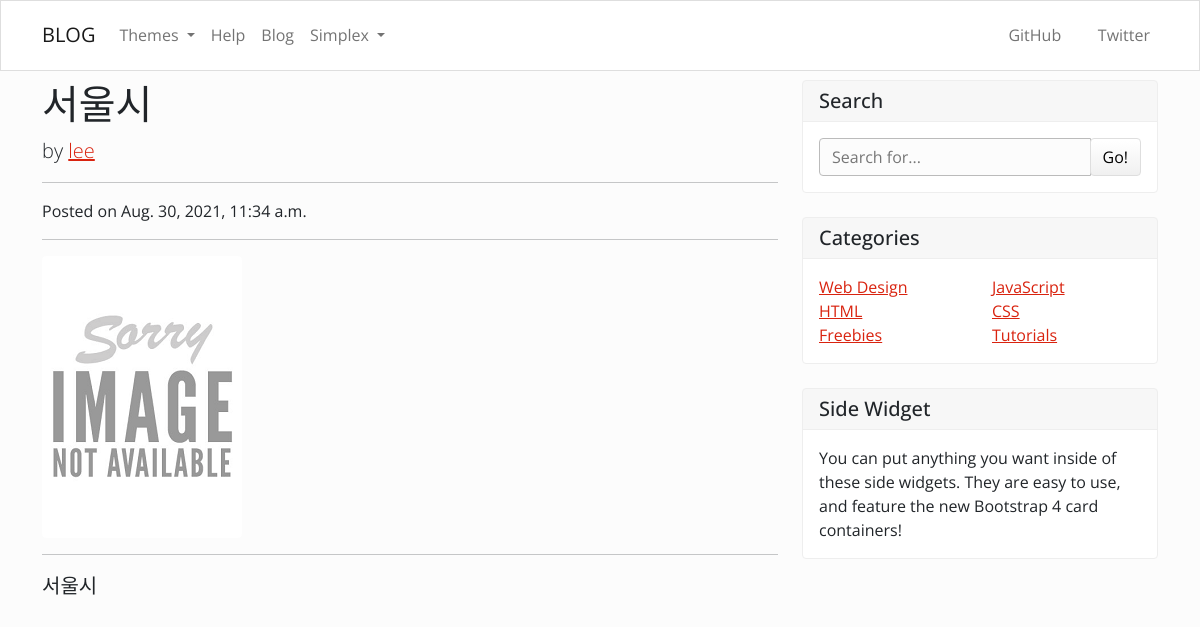
Page /blog/2 on the committed database.
### blog/models.py (models this page shows, shortened)
class Post(models.Model):
    title = models.CharField(max_length=100) #제목
    content = models.TextField() #본문
    head_image = models.ImageField(upload_to='blog/%Y/%m/%d', blank=True) #첨부이미지
    created = models.DateTimeField(blank=True) #글쓴시점
    author = models.ForeignKey(User, models.CASCADE) #글쓴이

### blog/views.py (the view)
# urls.py: path('<int:pk>', views.PostDetail.as_view(), name='detail'),
class PostDetail(DetailView):
    model = Post

### blog/templates/blog/post_detail.html (shortened to what this page needs)
<!DOCTYPE html>
<html lang="en">
<head>
    {% load static %}
    <link rel="stylesheet" href="{% static 'blog/css/bootstrap.css' %}">
    <link rel="stylesheet" href="{% static 'blog/css/custom.min.css' %}">
    <link rel="stylesheet" href="{% static 'blog/css/font-awesome.min.css' %}">
    <link rel="stylesheet" href="{% static 'blog/css/prism-okaidia.css' %}">
    <link href="{% static 'blog/css/blog-home.css' %}" rel="stylesheet">
</head>
<body>
<div class="navbar navbar-expand-lg fixed-top navbar-light bg-light">
    <div class="container">
        <a href="/blog" class="navbar-brand">BLOG</a>
        <div class="collapse navbar-collapse" id="navbarResponsive">
          <ul class="navbar-nav">
            <li class="nav-item dropdown">
              <a class="nav-link dropdown-toggle" data-bs-toggle="dropdown" href="/blog" id="themes">Themes </a>
            </li>
            <li class="nav-item">
              <a class="nav-link" href="../help/">Help</a>
            </li>
            <li class="nav-item">
              <a class="nav-link" href="/blog">Blog</a>
            </li>
            <li class="nav-item dropdown">
              <a class="nav-link dropdown-toggle" data-bs-toggle="dropdown" href="#" id="download">Simplex </a>
            </li>
          </ul>
          <ul class="navbar-nav ms-md-auto">
            <li class="nav-item">
              <a target="_blank" rel="noopener" class="nav-link" href="https://github.com/thomaspark/bootswatch/"><i class="fa fa-github"></i> GitHub</a>
            </li>
            <li class="nav-item">
              <a target="_blank" rel="noopener" class="nav-link" href="https://twitter.com/bootswatch"><i class="fa fa-twitter"></i> Twitter</a>
            </li>
          </ul>
        </div>
    </div>
</div>
  <div class="container">
    <div class="row">
      <div class="col-lg-8">
        <h1 class="mt-4">{{object.title}}</h1>
        <p class="lead">
          by
          <a href="#">{{object.author}}</a>
        </p>
        <hr>
        <p>Posted on {{object.created}}</p>
        <hr>
        {% if object.head_image %}
            <img class="img-fluid rounded" src="{{object.head_image.url}}" alt="">
        {% else %}
            <img class="img-fluid rounded" src="{% static 'blog/img/noImg.png' %}" alt="">
        {% endif %}
        <hr>
          <p class="lead">{{object.content}}</p>
      </div>
      <div class="col-md-4">
        <div class="card my-4">
          <h5 class="card-header">Search</h5>
          <div class="card-body">
            <div class="input-group">
              <input type="text" class="form-control" placeholder="Search for...">
              <span class="input-group-append">
                <button class="btn btn-secondary" type="button">Go!</button>
              </span>
            </div>
          </div>
        </div>
        <div class="card my-4">
          <h5 class="card-header">Categories</h5>
          <div class="card-body">
            <div class="row">
              <div class="col-lg-6">
                <ul class="list-unstyled mb-0">
                  <li>
                    <a href="#">Web Design</a>
                  </li>
                  <li>
                    <a href="#">HTML</a>
                  </li>
                  <li>
                    <a href="#">Freebies</a>
                  </li>
                </ul>
              </div>
              <div class="col-lg-6">
                <ul class="list-unstyled mb-0">
                  <li>
                    <a href="#">JavaScript</a>
                  </li>
                  <li>
                    <a href="#">CSS</a>
                  </li>
                  <li>
                    <a href="#">Tutorials</a>
                  </li>
                </ul>
              </div>
            </div>
          </div>
        </div>
        <div class="card my-4">
          <h5 class="card-header">Side Widget</h5>
          <div class="card-body">
            You can put anything you want inside of these side widgets. They are easy to use, and feature the new Bootstrap 4 card containers!
          </div>
        </div>
      </div>
    </div>
  </div>
</body>
</html>

### blog/static/blog/css/blog-home.css (style rules this page uses)
body { padding-top: 56px; }

### rows in the picture
Post: title "서울시", author "lee", created "Aug. 30, 2021, 11:34 a.m.", content "서울시"
